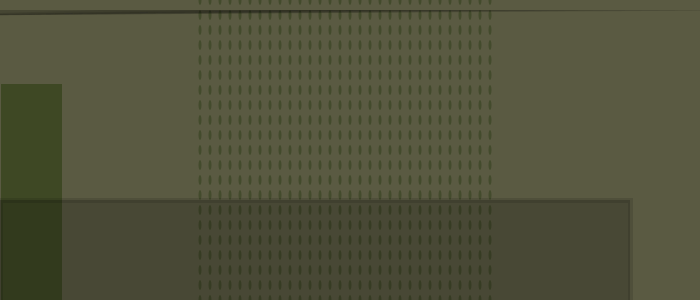
Frame 1 (no input)
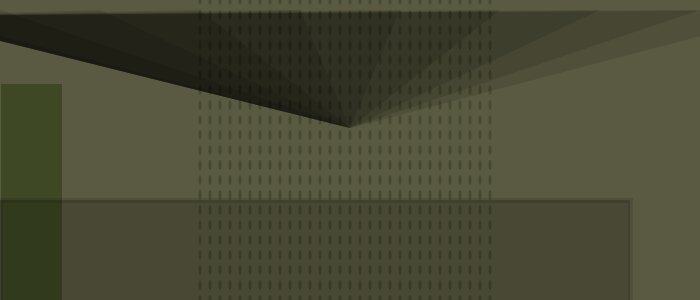
Frame 60 (the mouse pressed at the canvas centre just before this capture)
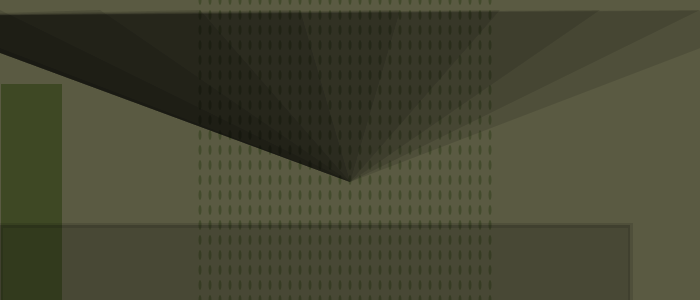
Frame 120 (the mouse held since frame 60 and released just before this capture)

The Processing sketch that drew these frames (run headless with seeded random() and noise(); from frame 60 on, the mouse is pressed at the canvas centre):

// Processing sketch: processing_80288
// ── processing_80288.pde

float y =10.0;
int u = 200;
float direccion = 2.0;
int direccion2 = 1;
boolean b;
float gravity = 0.1;
;

void setup() {

size (700, 300);


}


void draw (){




background (90, 90, 66);

for (int i=0; i < 500; i+=15) {
  for (int j=200; j<500; j+=10) {
    fill (30, 50, 10, 100);
    noStroke();
    ellipse (j, i, 3, 10);
  }
}

for (int k=-100; k<900; k+=100) {
  
fill (0, 30);
beginShape (TRIANGLE_FAN);
vertex (-100, 16);
vertex (k, 10);
vertex (350, y); 

endShape();
}
fill (30, 52, 2, 120);
rect (1, 84, 61, 695);
fill (0, 50);

y=y+direccion;

 stroke (0, 30);
strokeWeight (5);
rect (0, u, 630, 300);


if (y>=200 || y<= 10) {
   direccion = direccion *-1;
  b = true; 
}

if (b==true){   
    
  
u=u+1;

direccion =direccion +gravity;
if (y <100) {
 gravity = gravity*-0.95; 
}
}

}
